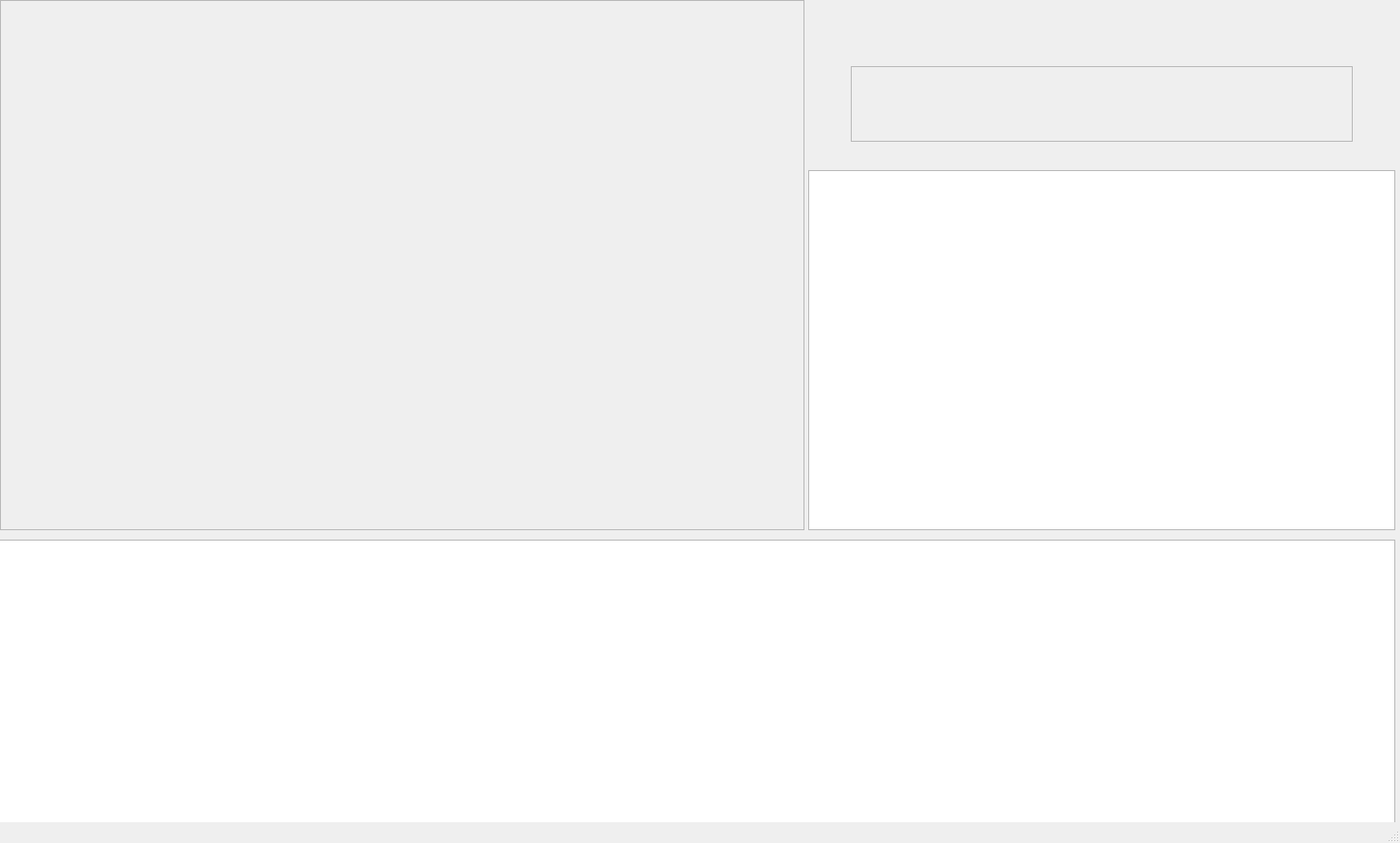
<?xml version="1.0" encoding="UTF-8"?>
<ui version="4.0">
 <class>MEQS</class>
 <widget class="QMainWindow" name="MEQS">
  <property name="geometry">
   <rect>
    <x>0</x>
    <y>0</y>
    <width>1481</width>
    <height>892</height>
   </rect>
  </property>
  <property name="windowTitle">
   <string>MainWindow</string>
  </property>
  <widget class="QWidget" name="centralwidget">
   <widget class="QFrame" name="Video_frame">
    <property name="geometry">
     <rect>
      <x>0</x>
      <y>0</y>
      <width>851</width>
      <height>561</height>
     </rect>
    </property>
    <property name="frameShape">
     <enum>QFrame::Shape::StyledPanel</enum>
    </property>
    <property name="frameShadow">
     <enum>QFrame::Shadow::Raised</enum>
    </property>
   </widget>
   <widget class="QListView" name="Exhange_rates">
    <property name="geometry">
     <rect>
      <x>-5</x>
      <y>571</y>
      <width>1481</width>
      <height>311</height>
     </rect>
    </property>
   </widget>
   <widget class="QTableView" name="table_frame">
    <property name="geometry">
     <rect>
      <x>855</x>
      <y>180</y>
      <width>621</width>
      <height>381</height>
     </rect>
    </property>
    <property name="minimumSize">
     <size>
      <width>2</width>
      <height>2</height>
     </size>
    </property>
    <property name="font">
     <font>
      <bold>true</bold>
     </font>
    </property>
    <property name="showGrid">
     <bool>true</bool>
    </property>
   </widget>
   <widget class="QFrame" name="heading">
    <property name="geometry">
     <rect>
      <x>900</x>
      <y>70</y>
      <width>531</width>
      <height>80</height>
     </rect>
    </property>
    <property name="font">
     <font>
      <pointsize>24</pointsize>
      <bold>true</bold>
     </font>
    </property>
    <property name="frameShape">
     <enum>QFrame::Shape::StyledPanel</enum>
    </property>
    <property name="frameShadow">
     <enum>QFrame::Shadow::Raised</enum>
    </property>
   </widget>
  </widget>
  <widget class="QStatusBar" name="statusbar"/>
 </widget>
 <resources/>
 <connections/>
</ui>
